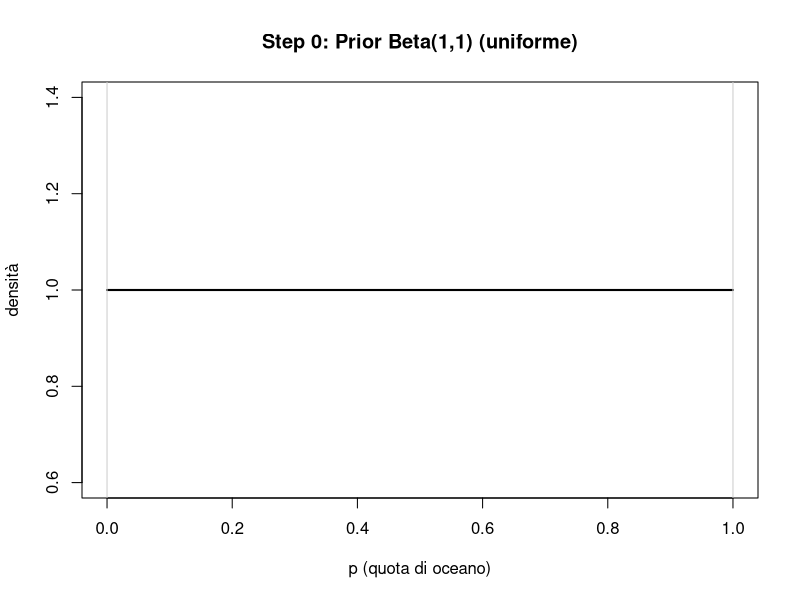
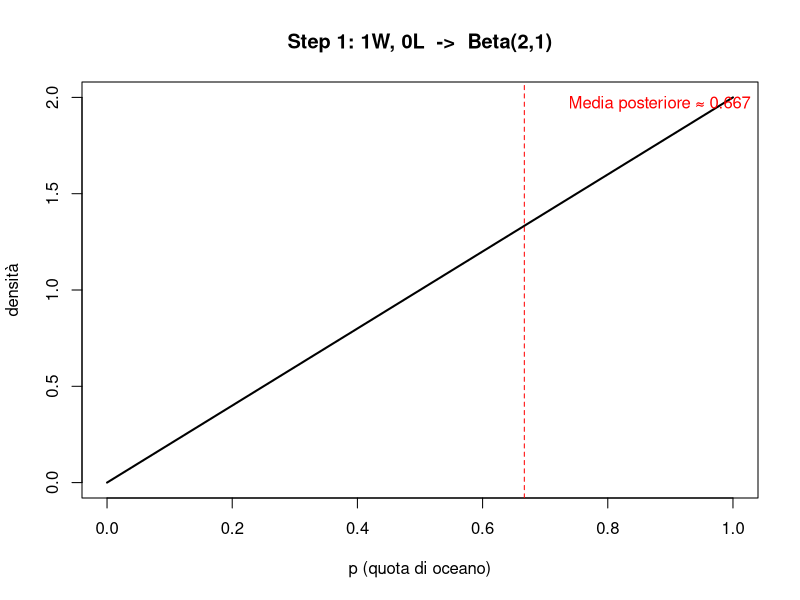
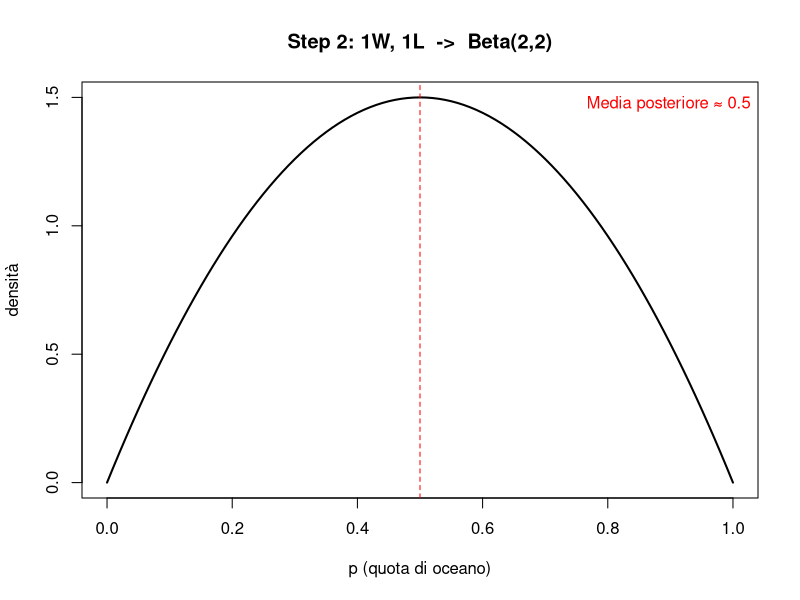
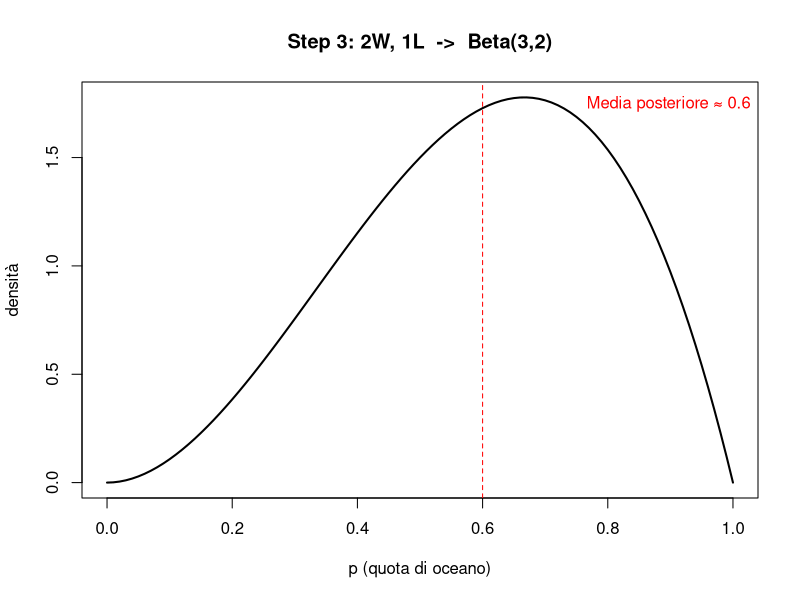
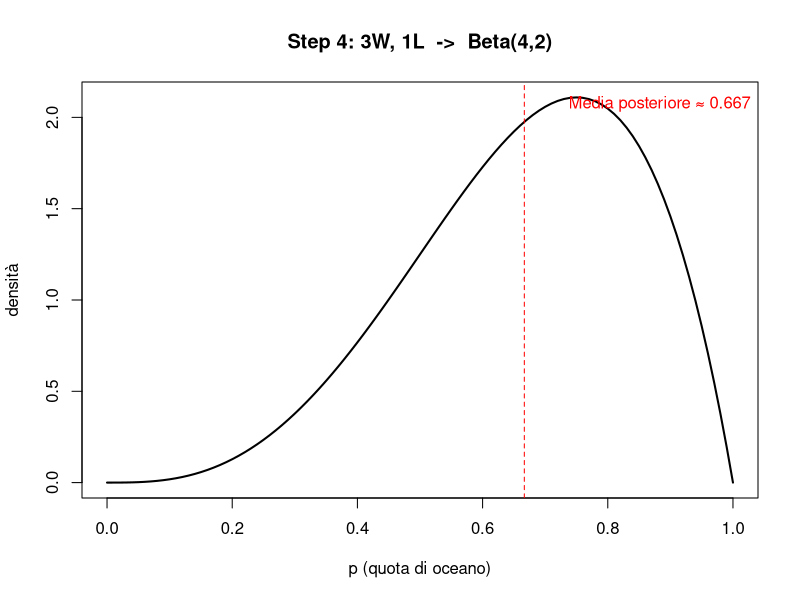
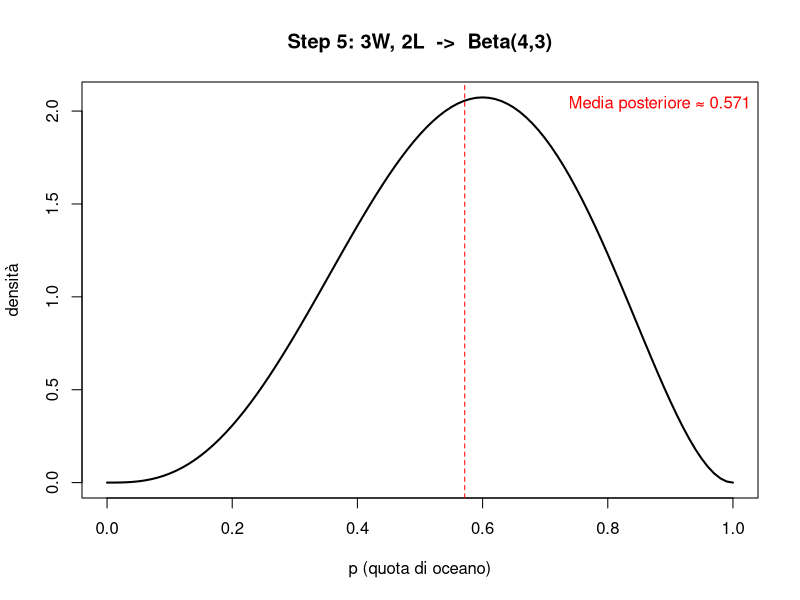
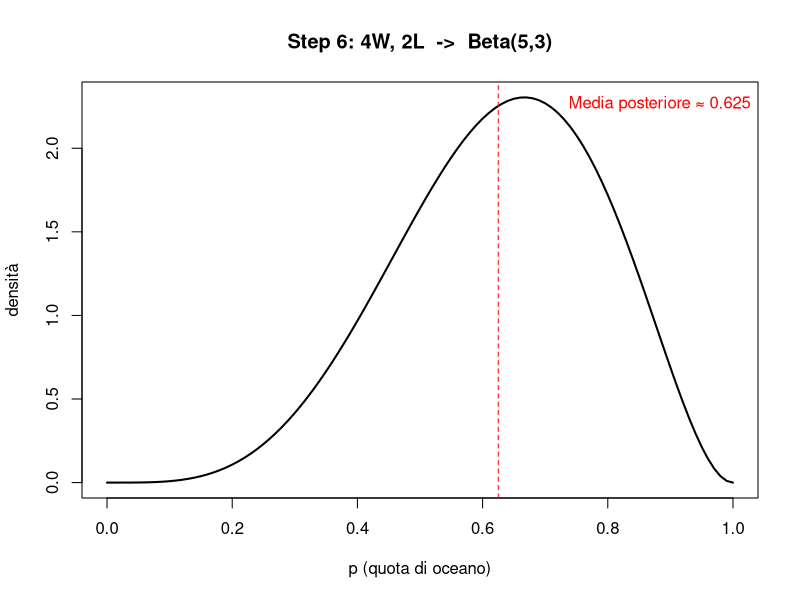
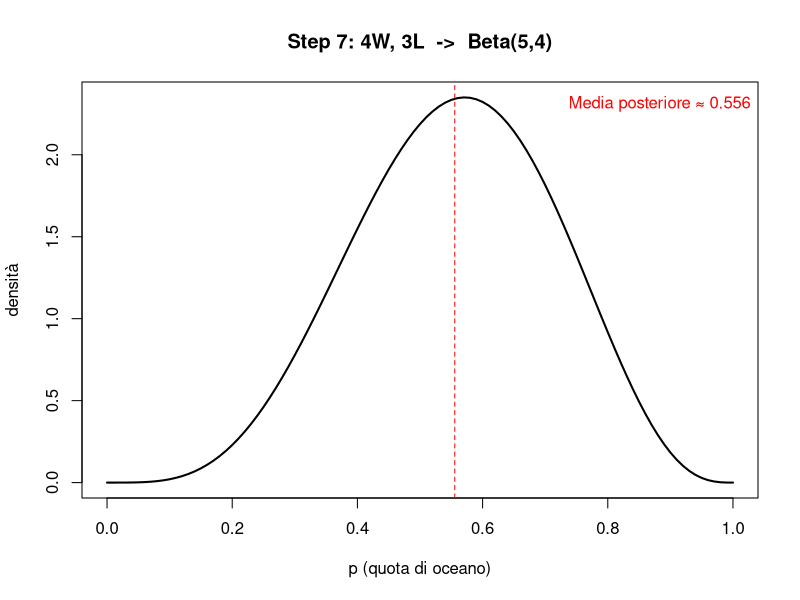

The R script that drew these images, in order:
## ---- chunk 1
rm(list = ls())   # pulisco l'ambiente
## ---- chunk 2
# Prior Beta(1,1): uniforme su p in [0,1]
a0 <- 1
b0 <- 1

# Sequenza osservata (W = acqua, L = terra)
seq_obs <- c("W","L","W","W","L","W","L","W","W")
## ---- chunk 3
# Disegno la densità Beta sulla prior
curve(dbeta(x, a0, b0), from = 0, to = 1,
      xlab = "p (quota di oceano)", ylab = "densità",
      main = "Step 0: Prior Beta(1,1) (uniforme)",
      lwd = 2)
abline(v = 0:1, col = "grey80")  # solo per ricordare i limiti 0 e 1
## ---- chunk 4
# Ciclo sugli step: k = 1,2,...,9 (numero osservazioni usate)
for (k in 1:length(seq_obs)) {
  
  # Conteggio di W e L nelle prime k osservazioni
  W <- sum(seq_obs[1:k] == "W")
  L <- sum(seq_obs[1:k] == "L")
  
  # Parametri posteriori (coniugazione Beta-Binomiale)
  a_post <- a0 + W
  b_post <- b0 + L
  
  # Grafico del posterior al passo k
  curve(dbeta(x, a_post, b_post), from = 0, to = 1,
        xlab = "p (quota di oceano)", ylab = "densità",
        main = paste0("Step ", k, 
                      ": ", W, "W, ", L, "L  ->  Beta(", a_post, ",", b_post, ")"),
        lwd = 2)
  
  # (facoltativo) segno il valore atteso della Beta: a/(a+b)
  p_mean <- a_post / (a_post + b_post)
  abline(v = p_mean, col = "red", lty = 2)
  legend("topright", legend = paste("Media posteriore ≈", round(p_mean, 3)),
         bty = "n", text.col = "red")
  
  # Pausa piccola per “vedere” il cambiamento se sorgente è "Run all"
  Sys.sleep(1)
}
## ---- chunk 5
# Preparo il pannello 2x2 (puoi cambiare a piacere)
par(mfrow = c(2, 2), mar = c(4,4,3,1))

# Scegli 4 step rappresentativi
steps <- c(0, 1, 2, 9)

for (k in steps) {
  if (k == 0) {
    a_post <- a0; b_post <- b0; W <- 0; L <- 0
    titolo <- "Step 0: Beta(1,1)"
  } else {
    W <- sum(seq_obs[1:k] == "W")
    L <- sum(seq_obs[1:k] == "L")
    a_post <- a0 + W
    b_post <- b0 + L
    titolo <- paste0("Step ", k, ": ", W, "W, ", L, "L  ->  Beta(", a_post, ",", b_post, ")")
  }
  curve(dbeta(x, a_post, b_post), from = 0, to = 1,
        xlab = "p", ylab = "densità", main = titolo, lwd = 2)
  abline(v = a_post/(a_post + b_post), col = "red", lty = 2)
}
# Ripristino un solo pannello
par(mfrow = c(1,1))
## ---- chunk 6
# Ultimo step: conteggio finale
W <- sum(seq_obs[1:1] == "W")
L <- sum(seq_obs[1:1] == "L")

# 1) Soluzione chiusa (Beta)
a_star <- a0 + W
b_star <- b0 + L

# 2) Grid approximation
p <- seq(0, 1, length.out = 501)
prior      <- dbeta(p, a0, b0)                 # prior su griglia
likelihood <- dbinom(W, size = W + L, prob = p) # L(dati | p) su griglia
post_unn   <- prior * likelihood                # posterior non normalizzato
post       <- post_unn / sum(post_unn)          # normalizzo (somma=1) — basta per confrontare forme

# 3) Confronto visuale
plot(p, dbeta(p, a_star, b_star), type = "l", lwd = 2,
     xlab = "p", ylab = "densità (forma)",
     main = paste0("Confronto ultimo step: Beta(", a_star, ",", b_star, ") vs Grid"))
lines(p, post * max(dbeta(p, a_star, b_star)) / max(post), lwd = 2, lty = 2)
legend("topright", c("Forma chiusa (Beta)", "Grid approximation (riscalata)"),
       lty = c(1,2), lwd = 2, bty = "n")
